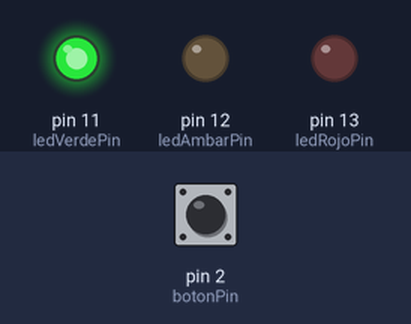
The sketch below on a simulated Arduino Uno, built with avr-gcc and run on an emulated ATmega328P. Shown: output pins drawn as LEDs (lit = HIGH). Inputs (shaded band) come from the test bench; at power-on: pin 2 (botonPin) HIGH.

Above: at 1.2 s.
1.3 s: pin 2 (botonPin) pulled LOW for 0.15 s
At 1.8 s:
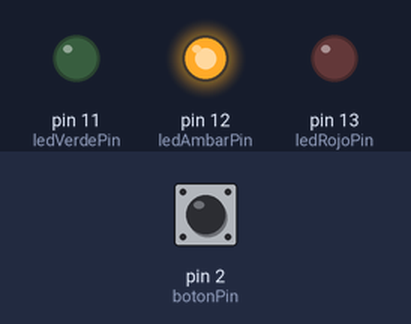
4.4 s: pin 2 (botonPin) pulled LOW for 1 s
At 4.9 s:
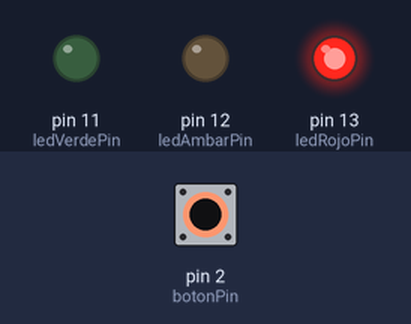
6.9 s: pin 2 (botonPin) pulled LOW for 3.2 s
At 8.1 s:
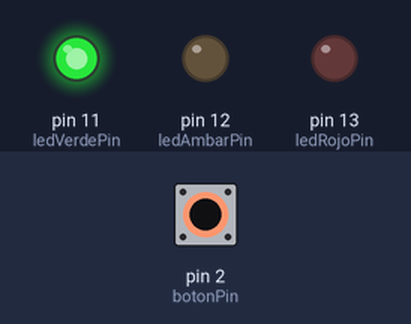
Timing chart, 0 to 9.9 s (numbered marks = the images above; inputs shaded):
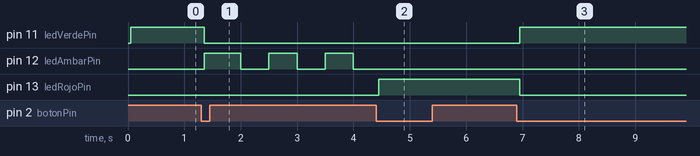

Measured:
- after the input at 1.3 s, pin 11 (ledVerdePin): HIGH → LOW after 0.05 s; pin 12 (ledAmbarPin): LOW → HIGH after 0.05 s, then repeats every 1.0 s: LOW 0.50 s, HIGH 0.50 s
- after the input at 4.4 s, pin 12 (ledAmbarPin): stops changing and stays LOW; pin 13 (ledRojoPin): LOW → HIGH after 0.05 s
- after the input at 6.9 s, pin 11 (ledVerdePin): LOW → HIGH after 0.05 s; pin 13 (ledRojoPin): HIGH → LOW after 0.05 s

The sketch:

UD2_Semaforo_Parpadeo_SimpleTimer.ino
```cpp
/**
 * Unidad 2: Semáforo (Con luz ámbar parpadeante y SimpleTimer)
 *
 * En esta variación del ejercicio usaremos una librería
 * para parpadear el LED ámbar más cómodamente:
 * http://playground.arduino.cc/Code/SimpleTimer
 * Para instalarla hay que seguir las instrucciones de su autor,
 * ya que no se encuentra disponible en el gestor de librerías.
 * Esta instalación manual consiste en crear dos archivos,
 * SimpleTimer.h y SimpleTimer.cpp
 * copiar el código correspondiente en ellos,
 * copiar los archivos a la carpeta de librerías sketchbook/libraries/SimpleTimer
 * y reiniciar Arduino
 */

#include <SimpleTimer.h>

// constantes, no cambian
const int botonPin = 2;
const int ledRojoPin =  13;
const int ledAmbarPin =  12;
const int ledVerdePin =  11;

// variables, cambian
int estadoSemaforo = 0;       // 0-verde 1-ámbar 2-rojo
int estadoBoton = 0;          // estado actual del botón
int ultimoEstadoBoton = HIGH;

// Usamos unsigned long ya que el tiempo en milisegundos crece muy rápido y sale del rango de los int
unsigned long lastDebounceTime = 0;  // la última vez que algún pin de salida se activó
unsigned long debounceDelay = 50;    // tiempo de debounce; aumentar si la salida parpadea


/*** Parpadeo de la luz ámbar ***/

bool estadoAmbar = HIGH;                 // Variable global que indica el estado del LED ámbar
SimpleTimer timer;
byte timerParpadeoID;

void setup() {

  // Inicializamos los pin de los LED
  pinMode(ledRojoPin, OUTPUT);
  pinMode(ledAmbarPin, OUTPUT);
  pinMode(ledVerdePin, OUTPUT);
  // Inicializamos el botón como entrada a 5v en reposo activando la resistencia pull-up interna
  pinMode(botonPin, INPUT_PULLUP);

  timerParpadeoID = timer.setInterval(500, cambiaEstadoAmbar);  // Inicializamos el timer con el
                                                                // tiempo de intervalo y la función (callback)
                                                                // que se debe ejecutar cada intervalo
}

void cambiaEstadoAmbar() {
  estadoAmbar = !estadoAmbar;
}

void loop() {

  timer.run();

  // Leemos el estado del pin del botón y lo guardamos en una variable local
  int leyendo = digitalRead(botonPin);

  // Comprobamos si se acaba de pulsar el botón (HIGH -> LOW) y si hemos esperado suficiente tiempo
  // desde la últia pulsación para ignorar cualquier ruido.

  // Si ha cambiado, a causa de ruido o pulsación voluntaria
  if (leyendo != ultimoEstadoBoton) {
    // reiniciamos el temporizador de debounce
    lastDebounceTime = millis();
  }

  if ((millis() - lastDebounceTime) > debounceDelay) {

    // El pin del botón lleva leyendo el mismo valor durante más tiempo que el retraso de debounce,
    // así que asumimos que es el estado actual

    // Si el esado ha cambiado
    if (leyendo != estadoBoton) {
      estadoBoton = leyendo;

      // Cambiamos el estado del semáforo si se ha pulsado el botón
      if (estadoBoton == LOW) {
        // Usamos el resto de la división entre 3 para que se mantenga entre 0 y 2
        estadoSemaforo = (estadoSemaforo + 1) % 3;
      }

      // Apagamos todos los LEDs
      digitalWrite(ledRojoPin, LOW);
      digitalWrite(ledAmbarPin, LOW);
      digitalWrite(ledVerdePin, LOW);

      // Y encendemos sólo al que le toca
      switch (estadoSemaforo) {

        case 0:
          digitalWrite(ledVerdePin, HIGH);
          break;

        case 1:
          // Reiniciamos el timer del parpadeo
          // para que empiece encendido la próxima vez
          timer.restartTimer(timerParpadeoID);
          estadoAmbar = HIGH;
          break;

        case 2:
          digitalWrite(ledRojoPin, HIGH);
          break;
      }
    }
  }

  // Guardamos el estado para comparar con la lectura de la siguiente vuelta del bucle
  ultimoEstadoBoton = leyendo;


  /*** Parpadeo LED Ámbar ***/
  if (estadoSemaforo == 1) {

    digitalWrite(ledAmbarPin, estadoAmbar);
  }

}
```
